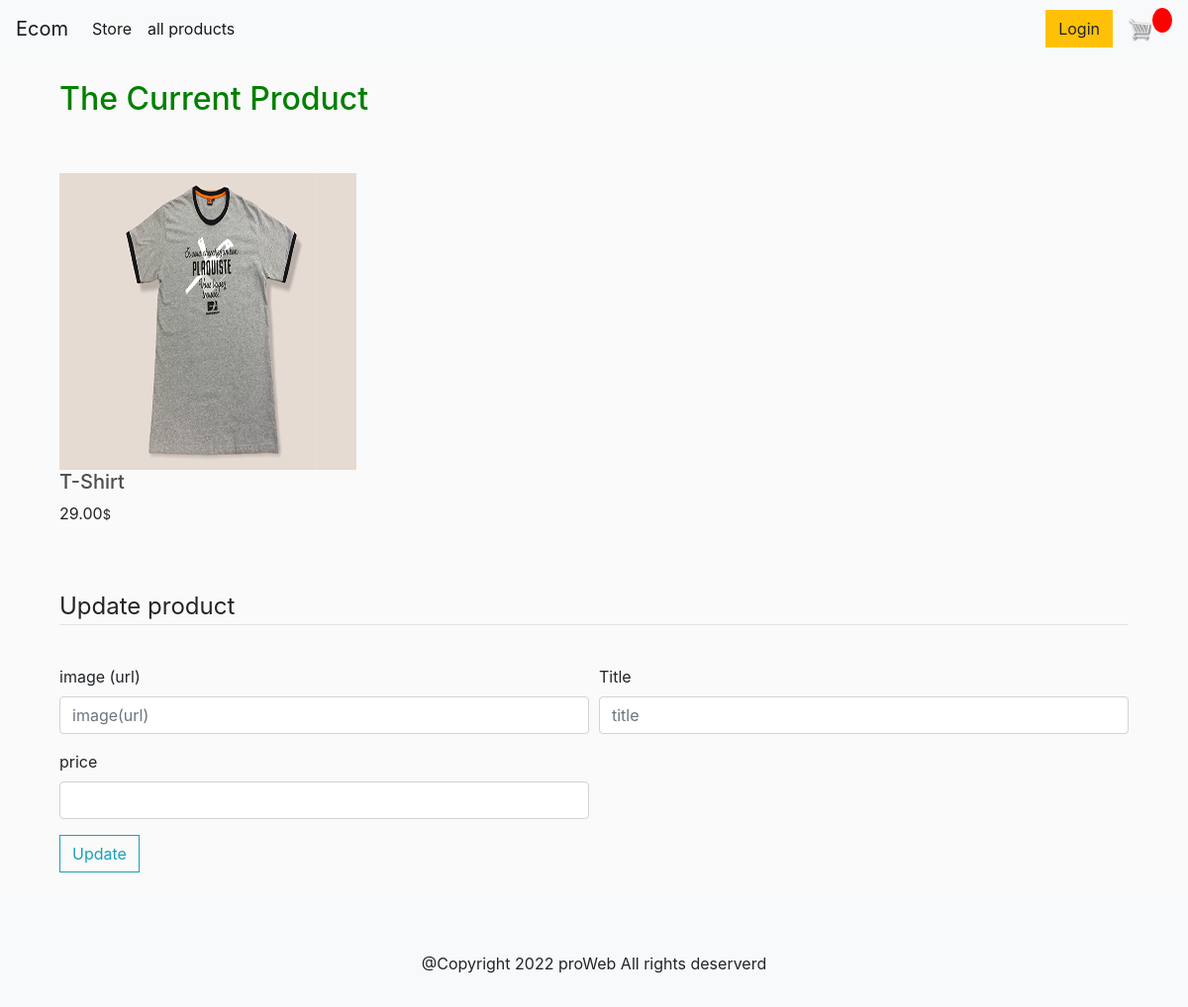
The app's page /update_product/10/ with its own data.
### store/models.py (models this page shows, shortened)
class Product(models.Model):
    name = models.CharField(max_length=100)
    price = models.DecimalField(max_digits=7, decimal_places=2)
    digital = models.BooleanField(default=False, null=True, blank=True)
    image = models.ImageField(null=True, blank=True)
    @property
    def imageURL(self):
        try:
            url = self.image.url
        except:
            url = ''
        return url

### store/views.py (the view, shortened to what this page needs)
# urls.py: path('update_product/<int:id>/', views.update_product, name='update_product'),
def update_product(request, id):
    product = Product.objects.get(id=id)
    context = {'product': product}
    return render(request, 'store/update_product.html', context)

### store/templates/store/update_product.html (shortened to what this page needs)
{% extends 'store/main.html' %}
{% load static %}
{% block content %}
<div class=" container">
    <h2 style="color: green;">The Current Product</h2>
    <div class="row py-5">
        <div class="col-md-4 pr-5">
            <div class="cart mb-3">
                <img src="{{product.imageURL}}" alt="" width="300" height="300">
                <h5>{{product.name}}</h5>
                <p >{{product.price}}<small>$</small></p>
            </div>
        </div>
    </div>
    <form method="POST">
        <fieldset class="form-group">
            <legend class="border-bottom mb-4">Update product</legend>
        </fieldset>
        <div class="form-row">
            <div class="form-group col-md-6">
                <label for="inputEmail4">image (url)</label>
                <input type="text" class="form-control" id="subject" name="image" placeholder="image(url)">
            </div>
            <div class="form-group col-md-6">
                <label for="title">Title</label>
                <input type="text" class="form-control" id="title" name="name" placeholder="title">
            </div>
        </div>
        <div class="form-row">
            <div class="form-group col-md-6">
                <label for="price">price</label>
                <input type="number" class="form-control"  name="price">
            </div>
        </div>
        <div class="form-group">
            <button href="" class="btn btn-outline-info" type="submit">
                Update
            </button>
        </div>
    </form>
</div>
{% endblock %}

### static/css/main.css (style rules this page uses)
body { background-color: hsl(0, 0%, 98%); }
h1,h2,h3,h4,h5,h6 { color:hsl(0, 0%, 30%); }
.btn { border-radius: 0; }

### records on screen
Product: imageURL (picture), name "T-Shirt", price "29.00"
